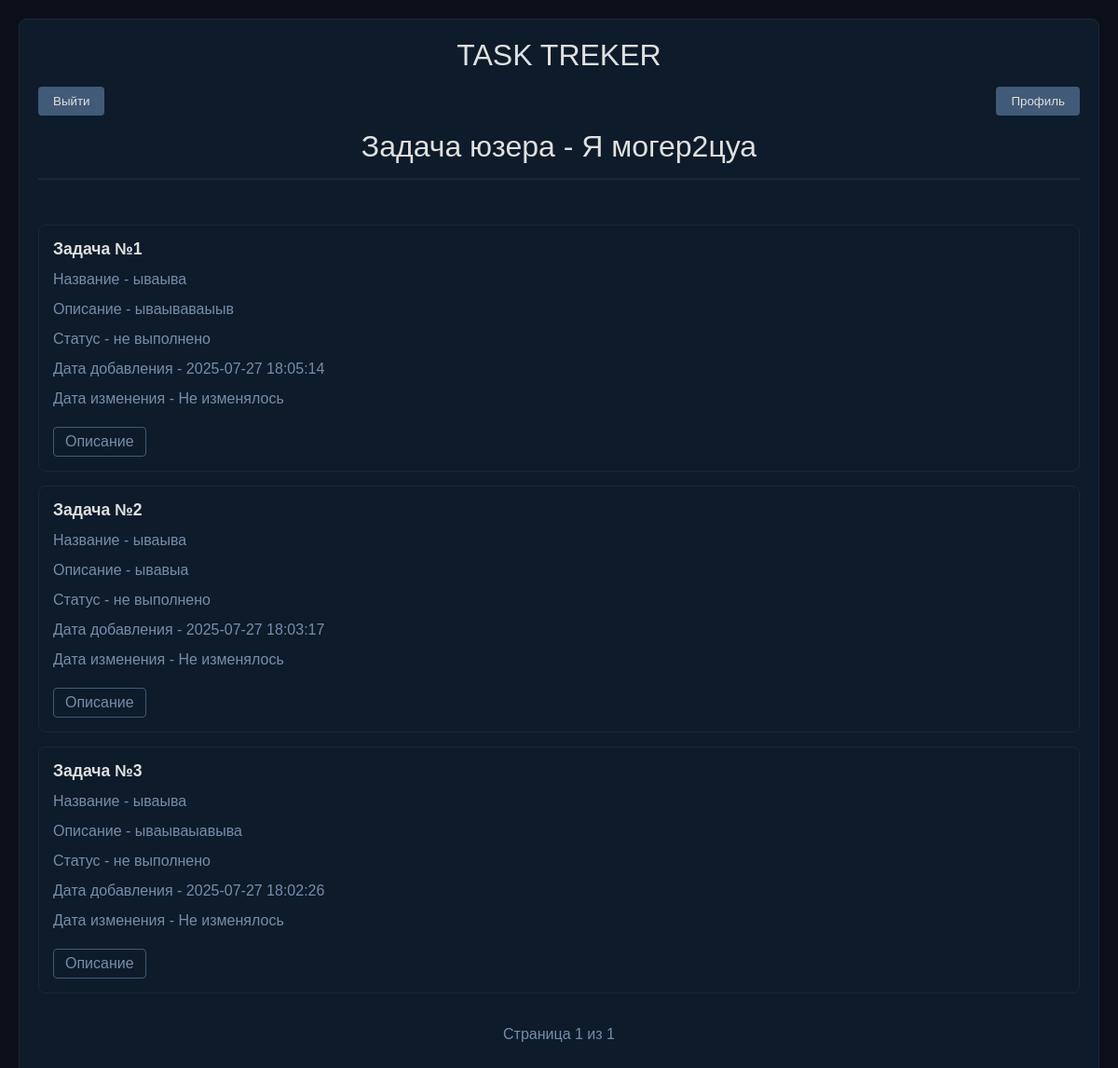
Page /view_products/1 (signed in) on the earlier database version.
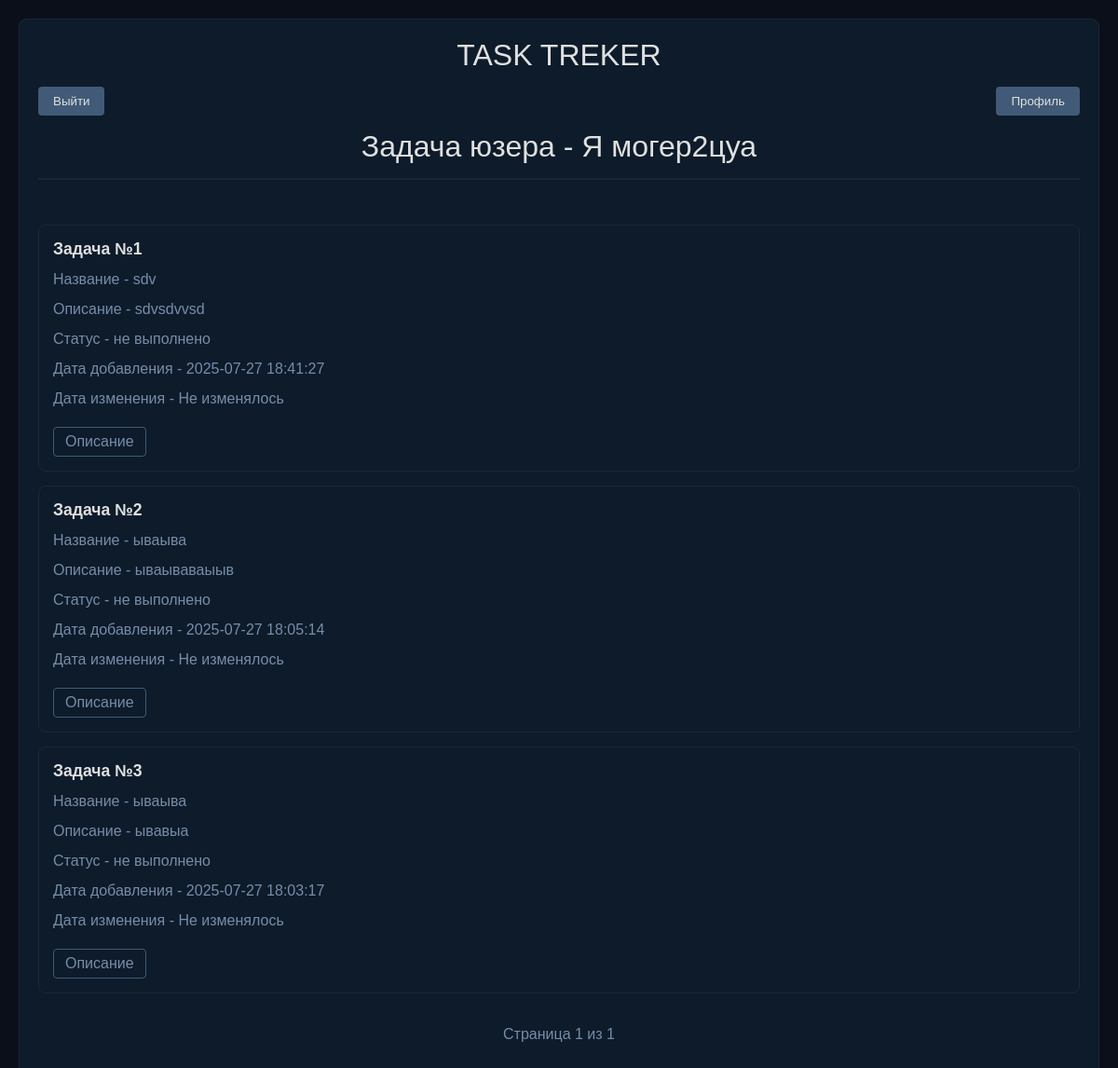
Same page on the later database version.
### Task_Treker/database.py (models this page shows)
class Tasks(Base):
    __tablename__ = "tasks"
    id : Mapped[int] = mapped_column(primary_key=True, autoincrement=True)
    user_id : Mapped[int] = mapped_column(ForeignKey(Users.id)) #внешний ключ
    name : Mapped[str]
    description : Mapped[str]
    status: Mapped[str] = mapped_column(default="не выполнено")
    data : Mapped[datetime] = mapped_column(server_default=func.now())
    updated_at: Mapped[str] = mapped_column(default="Не изменялось", nullable=True)
    completed_at: Mapped[str] = mapped_column(default="Еще не выполнено",nullable=True)
    task_user : Mapped["Users"] = relationship(back_populates="user_task",lazy = "joined")

### Task_Treker/app.py (the view)
@app.get("/view_products/<int:page>")
@check_login
def watch_tovars(page):
    user_id = session["user_id"]
    per_page = 3
    with Session() as db_session:
        user_product = db_session.scalars(
            select(Tasks)
            .where(Tasks.user_id == user_id)
            .where(Tasks.status == "не выполнено")
            .order_by(desc(Tasks.data))
            .offset((page-1) * per_page)
            .limit(per_page)
        ).unique().all()
        count = db_session.scalar(
            select(func.count(Tasks.id))
            .where(Tasks.user_id == user_id)
            .where(Tasks.status == "не выполнено")  # ← Важно!
        )
        user_name = session["username"]  # Упростил получение имени
        max_page = max(1, ceil(count / per_page))
        page = min(page, max_page)
    return render_template(
        "view_products.html",
        user_name=user_name,
        page=page,
        tasks=user_product,
        total_page=max_page  # ← Теперь передаём корректное значение!
    )

### Task_Treker/app.py (called while the page is built)
def check_login(func): #Декоратор
    @wraps(func) # для декоратов чтобы сохранило все данные
    def wraper(*args, **kwargs): # Улучшеная функция наша
        if "user_id" not in session:
            return redirect(url_for("logout"))
        else:
            return func(*args, **kwargs)
    return wraper

### Task_Treker/templates/view_products.html (shortened to what this page needs)
<!DOCTYPE html>
<html>
<head>
</head>
<body>
    <div class="logo">
        <h1>TASK TREKER</h1>
        <div class="buttons-container">
            <form action="/exit" method="post" class="exit-form">
                <button type="submit" class="exit-btn">Выйти</button>
            </form>
            <form action="{{ url_for('profile') }}" method="get" class="profile-form">
                <button type="submit" class="profile-btn">Профиль</button>
            </form>
        </div>
        <h1 class="user-title">Задача юзера - {{user_name}}</h1>
        <hr><br>
        {% if tasks %}
            {% for item in tasks %}
            <div class="task">
                <b>Задача №{{ loop.index }}</b>
                <p>Название - {{ item.name }}</p>
                <p>Описание - {{ item.description }}</p>
                <p>Статус - {{ item.status }}</p>
                <p>Дата добавления - {{ item.data }}</p>
                <p>Дата изменения - {{ item.updated_at}}</p>
                <a href="{{ url_for('update_task', page=page, id=item.id) }}">Описание</a>
            </div>
            {% endfor %}
        {% else %}
        <div class="no-tasks">
            <p>У вас пока нет задач. Создайте первую!</p>
        </div>
        {% endif %}
           <div class="pagination">
                <span class="page-info">Страница {{ page }} из {{ total_page }}</span>
            </div>
    </div>
</body>
</html>

Differences in the rows shown:
no longer on this page (row edited): Tasks: name "ываыва", description "ываываыавыва", status "не выполнено", data "2025-07-27 18:02:26", updated_at "Не изменялось"
added Tasks: name "sdv", description "sdvsdvvsd", status "не выполнено", data "2025-07-27 18:41:27", updated_at "Не изменялось"
